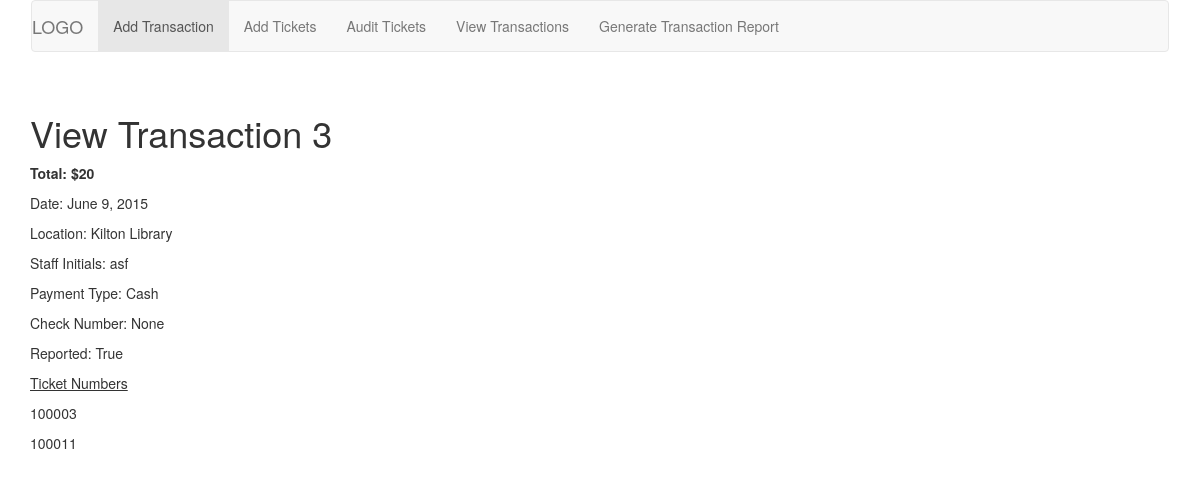
Screenshot of /transactions/detail/3/ with the database file from the repository.
### ticket_app/models.py (models this page shows, shortened)
class Transactions(models.Model):
    date = models.DateField(auto_now_add=True)
    location = models.ForeignKey(Locations)
    payment_type = models.ForeignKey(PaymentTypes)
    check_number = models.PositiveIntegerField(null=True, blank=True)
    reported = models.BooleanField(default=False)
    staff_initials = models.CharField(max_length=4)
    def total(self):
        tickets = Tickets_Transactions.objects.filter(transactions=self.id).count()
        total = tickets * 10
        return total
    date_reported = models.DateField(blank=True, null=True)

class Locations(models.Model):
    name = models.CharField(max_length=255, unique=True)
    def __unicode__(self):
        return self.name

class PaymentTypes(models.Model):
    type = models.CharField(max_length=255, unique=True)
    def __unicode__(self):
        return self.type

class Tickets_Transactions(models.Model):
    ticket = models.OneToOneField(Tickets, unique=True)
    transactions = models.ForeignKey(Transactions)

class Tickets(models.Model):
    ticket_number = models.PositiveIntegerField(unique=True)
    date_entered = models.DateField(auto_now_add=True)
    sold = models.BooleanField(default=False)
    date_sold = models.DateField(blank=True, null=True)
    location = models.ForeignKey(Locations)
    def __unicode__(self):
        return str(self.ticket_number)

### ticket_app/views.py (the view)
# urls.py: url(r'^detail/(?P<pk>\d+)/?$', views.TransactionDetail.as_view(), name="Transaction Detail"),
class TransactionDetail(generic.DetailView):
    model = Transactions
    context_object_name = "transaction"
    template_name = "ticket_app/transaction_detail.html"
    def get_context_data(self, **kwargs):
        context = super(TransactionDetail, self).get_context_data(**kwargs)
        context['transaction_tickets'] = Tickets_Transactions.objects.filter(transactions = context['transaction'].id)
        return context

### ticket_app/templates/ticket_app/transaction_detail.html
{% include "ticket_app/header.html" %}
<h1>View Transaction {{ object.pk }}</h1>
<p><strong>Total: ${{ object.total }}</strong></p>
<p>Date: {{ object.date | date }}</p>
<p>Location: {{ object.location }}</p>
<p>Staff Initials: {{object.staff_initials }}</p>
<p>Payment Type: {{object.payment_type }}</p>
<p>Check Number: {{ object.check_number }}</p>
<p>Reported: {{ object.reported }}</p>
<p><u>Ticket Numbers</u></p>
{% for ticket in transaction_tickets %}
<p>{{ ticket.ticket }}</p>
{% endfor %}
{% include "ticket_app/footer.html" %}

### rows the page displays
Transactions: pk "3", total "20", date "June 9, 2015", location "Kilton Library", staff_initials "asf", payment_type "Cash", check_number "None", reported "True"
Tickets_Transactions: ticket "100003"
Tickets_Transactions: ticket "100011"
